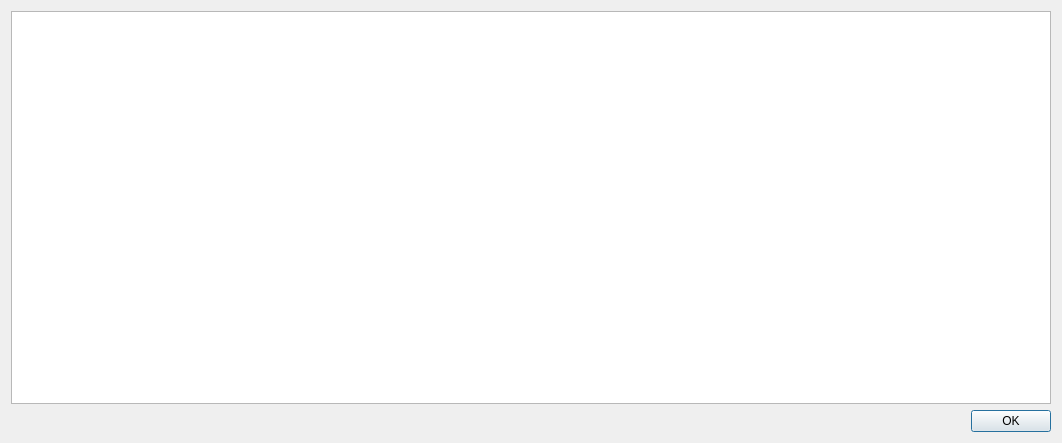
<?xml version="1.0" encoding="UTF-8"?>
<ui version="4.0">
 <class>DlgPereezd</class>
 <widget class="QDialog" name="DlgPereezd">
  <property name="geometry">
   <rect>
    <x>0</x>
    <y>0</y>
    <width>1062</width>
    <height>443</height>
   </rect>
  </property>
  <property name="windowTitle">
   <string>Dialog</string>
  </property>
  <layout class="QVBoxLayout" name="verticalLayout">
   <item>
    <widget class="QTableWidget" name="table"/>
   </item>
   <item>
    <layout class="QHBoxLayout" name="horizontalLayout">
     <item>
      <widget class="QDialogButtonBox" name="buttonBox">
       <property name="orientation">
        <enum>Qt::Horizontal</enum>
       </property>
       <property name="standardButtons">
        <set>QDialogButtonBox::Ok</set>
       </property>
      </widget>
     </item>
    </layout>
   </item>
  </layout>
 </widget>
 <resources/>
 <connections>
  <connection>
   <sender>buttonBox</sender>
   <signal>accepted()</signal>
   <receiver>DlgPereezd</receiver>
   <slot>accept()</slot>
   <hints>
    <hint type="sourcelabel">
     <x>248</x>
     <y>254</y>
    </hint>
    <hint type="destinationlabel">
     <x>157</x>
     <y>274</y>
    </hint>
   </hints>
  </connection>
  <connection>
   <sender>buttonBox</sender>
   <signal>rejected()</signal>
   <receiver>DlgPereezd</receiver>
   <slot>reject()</slot>
   <hints>
    <hint type="sourcelabel">
     <x>316</x>
     <y>260</y>
    </hint>
    <hint type="destinationlabel">
     <x>286</x>
     <y>274</y>
    </hint>
   </hints>
  </connection>
 </connections>
</ui>
